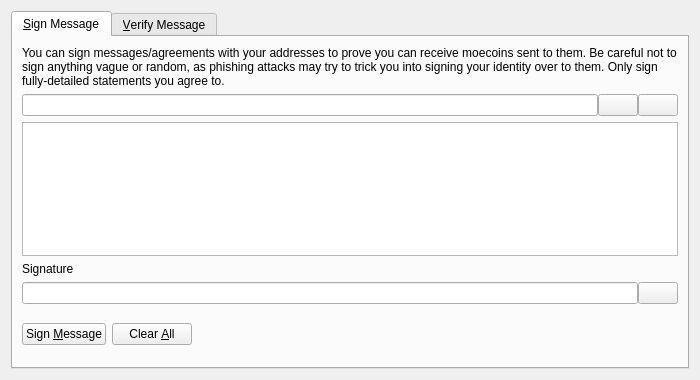
<?xml version="1.0" encoding="UTF-8"?>
<ui version="4.0">
 <class>SignVerifyMessageDialog</class>
 <widget class="QDialog" name="SignVerifyMessageDialog">
  <property name="geometry">
   <rect>
    <x>0</x>
    <y>0</y>
    <width>700</width>
    <height>380</height>
   </rect>
  </property>
  <property name="windowTitle">
   <string>Signatures - Sign / Verify a Message</string>
  </property>
  <property name="modal">
   <bool>true</bool>
  </property>
  <layout class="QVBoxLayout" name="verticalLayout">
   <item>
    <widget class="QTabWidget" name="tabWidget">
     <property name="currentIndex">
      <number>0</number>
     </property>
     <widget class="QWidget" name="tabSignMessage">
      <attribute name="title">
       <string>&amp;Sign Message</string>
      </attribute>
      <layout class="QVBoxLayout" name="verticalLayout_SM">
       <item>
        <widget class="QLabel" name="infoLabel_SM">
         <property name="text">
          <string>You can sign messages/agreements with your addresses to prove you can receive moecoins sent to them. Be careful not to sign anything vague or random, as phishing attacks may try to trick you into signing your identity over to them. Only sign fully-detailed statements you agree to.</string>
         </property>
         <property name="textFormat">
          <enum>Qt::PlainText</enum>
         </property>
         <property name="wordWrap">
          <bool>true</bool>
         </property>
        </widget>
       </item>
       <item>
        <layout class="QHBoxLayout" name="horizontalLayout_1_SM">
         <property name="spacing">
          <number>0</number>
         </property>
         <item>
          <widget class="QValidatedLineEdit" name="addressIn_SM">
           <property name="toolTip">
            <string>The Moecoin address to sign the message with</string>
           </property>
          </widget>
         </item>
         <item>
          <widget class="QPushButton" name="addressBookButton_SM">
           <property name="toolTip">
            <string>Choose previously used address</string>
           </property>
           <property name="text">
            <string/>
           </property>
           <property name="icon">
            <iconset resource="../bitcoin.qrc">
             <normaloff>:/icons/address-book</normaloff>:/icons/address-book</iconset>
           </property>
           <property name="shortcut">
            <string>Alt+A</string>
           </property>
           <property name="autoDefault">
            <bool>false</bool>
           </property>
          </widget>
         </item>
         <item>
          <widget class="QPushButton" name="pasteButton_SM">
           <property name="toolTip">
            <string>Paste address from clipboard</string>
           </property>
           <property name="text">
            <string/>
           </property>
           <property name="icon">
            <iconset resource="../bitcoin.qrc">
             <normaloff>:/icons/editpaste</normaloff>:/icons/editpaste</iconset>
           </property>
           <property name="shortcut">
            <string>Alt+P</string>
           </property>
           <property name="autoDefault">
            <bool>false</bool>
           </property>
          </widget>
         </item>
        </layout>
       </item>
       <item>
        <widget class="QPlainTextEdit" name="messageIn_SM">
         <property name="toolTip">
          <string>Enter the message you want to sign here</string>
         </property>
        </widget>
       </item>
       <item>
        <widget class="QLabel" name="signatureLabel_SM">
         <property name="text">
          <string>Signature</string>
         </property>
         <property name="textFormat">
          <enum>Qt::PlainText</enum>
         </property>
        </widget>
       </item>
       <item>
        <layout class="QHBoxLayout" name="horizontalLayout_2_SM">
         <property name="spacing">
          <number>0</number>
         </property>
         <item>
          <widget class="QLineEdit" name="signatureOut_SM">
           <property name="font">
            <font>
             <italic>true</italic>
            </font>
           </property>
           <property name="readOnly">
            <bool>true</bool>
           </property>
          </widget>
         </item>
         <item>
          <widget class="QPushButton" name="copySignatureButton_SM">
           <property name="toolTip">
            <string>Copy the current signature to the system clipboard</string>
           </property>
           <property name="text">
            <string/>
           </property>
           <property name="icon">
            <iconset resource="../bitcoin.qrc">
             <normaloff>:/icons/editcopy</normaloff>:/icons/editcopy</iconset>
           </property>
           <property name="autoDefault">
            <bool>false</bool>
           </property>
          </widget>
         </item>
        </layout>
       </item>
       <item>
        <layout class="QHBoxLayout" name="horizontalLayout_3_SM">
         <item>
          <widget class="QPushButton" name="signMessageButton_SM">
           <property name="toolTip">
            <string>Sign the message to prove you own this Moecoin address</string>
           </property>
           <property name="text">
            <string>Sign &amp;Message</string>
           </property>
           <property name="icon">
            <iconset resource="../bitcoin.qrc">
             <normaloff>:/icons/edit</normaloff>:/icons/edit</iconset>
           </property>
           <property name="autoDefault">
            <bool>false</bool>
           </property>
          </widget>
         </item>
         <item>
          <widget class="QPushButton" name="clearButton_SM">
           <property name="toolTip">
            <string>Reset all sign message fields</string>
           </property>
           <property name="text">
            <string>Clear &amp;All</string>
           </property>
           <property name="icon">
            <iconset resource="../bitcoin.qrc">
             <normaloff>:/icons/remove</normaloff>:/icons/remove</iconset>
           </property>
           <property name="autoDefault">
            <bool>false</bool>
           </property>
          </widget>
         </item>
         <item>
          <spacer name="horizontalSpacer_1_SM">
           <property name="orientation">
            <enum>Qt::Horizontal</enum>
           </property>
           <property name="sizeHint" stdset="0">
            <size>
             <width>40</width>
             <height>48</height>
            </size>
           </property>
          </spacer>
         </item>
         <item>
          <widget class="QLabel" name="statusLabel_SM">
           <property name="font">
            <font>
             <weight>75</weight>
             <bold>true</bold>
            </font>
           </property>
           <property name="text">
            <string/>
           </property>
           <property name="wordWrap">
            <bool>true</bool>
           </property>
          </widget>
         </item>
         <item>
          <spacer name="horizontalSpacer_2_SM">
           <property name="orientation">
            <enum>Qt::Horizontal</enum>
           </property>
           <property name="sizeHint" stdset="0">
            <size>
             <width>40</width>
             <height>48</height>
            </size>
           </property>
          </spacer>
         </item>
        </layout>
       </item>
      </layout>
     </widget>
     <widget class="QWidget" name="tabVerifyMessage">
      <attribute name="title">
       <string>&amp;Verify Message</string>
      </attribute>
      <layout class="QVBoxLayout" name="verticalLayout_VM">
       <item>
        <widget class="QLabel" name="infoLabel_VM">
         <property name="text">
          <string>Enter the receiver's address, message (ensure you copy line breaks, spaces, tabs, etc. exactly) and signature below to verify the message. Be careful not to read more into the signature than what is in the signed message itself, to avoid being tricked by a man-in-the-middle attack. Note that this only proves the signing party receives with the address, it cannot prove sendership of any transaction!</string>
         </property>
         <property name="textFormat">
          <enum>Qt::PlainText</enum>
         </property>
         <property name="alignment">
          <set>Qt::AlignLeading|Qt::AlignLeft|Qt::AlignTop</set>
         </property>
         <property name="wordWrap">
          <bool>true</bool>
         </property>
        </widget>
       </item>
       <item>
        <layout class="QHBoxLayout" name="horizontalLayout_1_VM">
         <property name="spacing">
          <number>0</number>
         </property>
         <item>
          <widget class="QValidatedLineEdit" name="addressIn_VM">
           <property name="toolTip">
            <string>The Moecoin address the message was signed with</string>
           </property>
          </widget>
         </item>
         <item>
          <widget class="QPushButton" name="addressBookButton_VM">
           <property name="toolTip">
            <string>Choose previously used address</string>
           </property>
           <property name="text">
            <string/>
           </property>
           <property name="icon">
            <iconset resource="../bitcoin.qrc">
             <normaloff>:/icons/address-book</normaloff>:/icons/address-book</iconset>
           </property>
           <property name="shortcut">
            <string>Alt+A</string>
           </property>
           <property name="autoDefault">
            <bool>false</bool>
           </property>
          </widget>
         </item>
        </layout>
       </item>
       <item>
        <widget class="QPlainTextEdit" name="messageIn_VM"/>
       </item>
       <item>
        <widget class="QValidatedLineEdit" name="signatureIn_VM"/>
       </item>
       <item>
        <layout class="QHBoxLayout" name="horizontalLayout_2_VM">
         <item>
          <widget class="QPushButton" name="verifyMessageButton_VM">
           <property name="toolTip">
            <string>Verify the message to ensure it was signed with the specified Moecoin address</string>
           </property>
           <property name="text">
            <string>Verify &amp;Message</string>
           </property>
           <property name="icon">
            <iconset resource="../bitcoin.qrc">
             <normaloff>:/icons/transaction_0</normaloff>:/icons/transaction_0</iconset>
           </property>
           <property name="autoDefault">
            <bool>false</bool>
           </property>
          </widget>
         </item>
         <item>
          <widget class="QPushButton" name="clearButton_VM">
           <property name="toolTip">
            <string>Reset all verify message fields</string>
           </property>
           <property name="text">
            <string>Clear &amp;All</string>
           </property>
           <property name="icon">
            <iconset resource="../bitcoin.qrc">
             <normaloff>:/icons/remove</normaloff>:/icons/remove</iconset>
           </property>
           <property name="autoDefault">
            <bool>false</bool>
           </property>
          </widget>
         </item>
         <item>
          <spacer name="horizontalSpacer_1_VM">
           <property name="orientation">
            <enum>Qt::Horizontal</enum>
           </property>
           <property name="sizeHint" stdset="0">
            <size>
             <width>40</width>
             <height>48</height>
            </size>
           </property>
          </spacer>
         </item>
         <item>
          <widget class="QLabel" name="statusLabel_VM">
           <property name="font">
            <font>
             <weight>75</weight>
             <bold>true</bold>
            </font>
           </property>
           <property name="text">
            <string/>
           </property>
           <property name="wordWrap">
            <bool>true</bool>
           </property>
          </widget>
         </item>
         <item>
          <spacer name="horizontalSpacer_2_VM">
           <property name="orientation">
            <enum>Qt::Horizontal</enum>
           </property>
           <property name="sizeHint" stdset="0">
            <size>
             <width>40</width>
             <height>48</height>
            </size>
           </property>
          </spacer>
         </item>
        </layout>
       </item>
      </layout>
     </widget>
    </widget>
   </item>
  </layout>
 </widget>
 <customwidgets>
  <customwidget>
   <class>QValidatedLineEdit</class>
   <extends>QLineEdit</extends>
   <header>qvalidatedlineedit.h</header>
  </customwidget>
 </customwidgets>
 <resources>
  <include location="../bitcoin.qrc"/>
 </resources>
 <connections/>
</ui>
